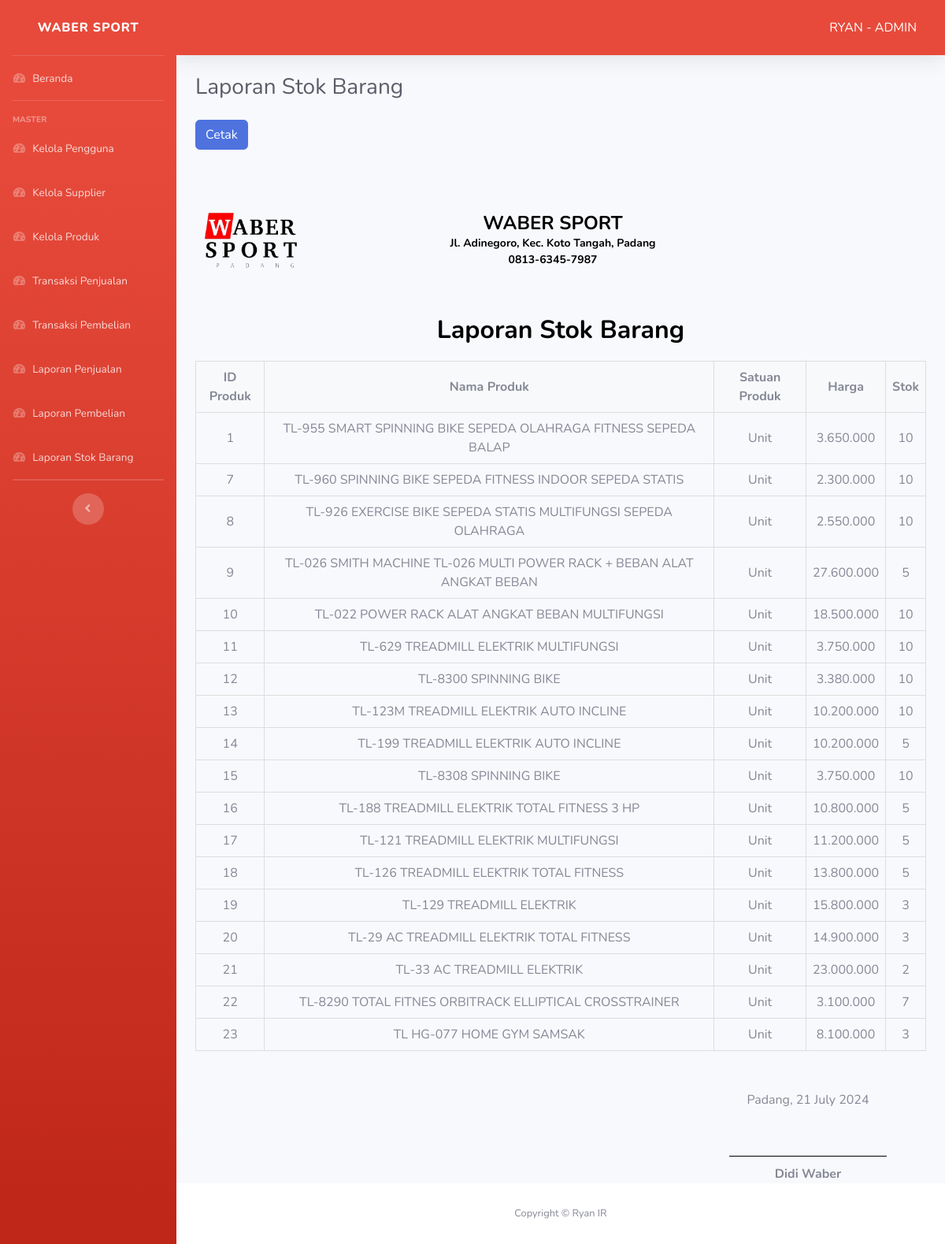
/pages/admin/laporan-stok-barang.php (signed in), run on the app's committed database.
### tables this page shows
CREATE TABLE `produk` (
  `id_produk` int(11) NOT NULL,
  `nama_produk` varchar(100) NOT NULL,
  `satuan_produk` varchar(20) NOT NULL,
  `harga` decimal(10,2) NOT NULL,
  `stok` int(11) NOT NULL
);

### pages/admin/laporan-stok-barang.php (the view, shortened to what this page needs)
<?php
include '../../koneksi.php';
$query = "SELECT * FROM produk";
$result = mysqli_query($koneksi, $query);
$produkList = [];
while ($item = mysqli_fetch_assoc($result)) {
    $produkList[] = $item;
}
?>
<!DOCTYPE html>
<html lang="en">
<head>
    <?php include '../../layout/header.php'; ?>
</head>
<body id="page-top">
    <div id="wrapper">
        <?php include '../../layout/sidebar-admin.php'; ?>
        <div id="content-wrapper" class="d-flex flex-column">
            <div id="content">
                <?php include '../../layout/topbar.php'; ?>
                <div class="container-fluid">
                    <div class="d-sm-flex align-items-center justify-content-between mb-4">
                        <h1 class="h3 mb-0 text-gray-800">Laporan Stok Barang</h1>
                    </div>
                    <div class="btn-export">
                        <button id="export-btn" class="btn btn-primary btn-export">Cetak</button>
                    </div>
                    <div id="report-section">
                        <div class="kop-surat">
                            <img src="../../img/waber logo.png" alt="Logo Toko">
                            <div class="header-info" style="margin-left: -190px;">
                                <h1 style="color: black; font-weight: bold;">WABER SPORT</h1>
                                <p style="color: black; font-weight: bold;">Jl. Adinegoro, Kec. Koto Tangah, Padang</p>
                                <p style="color: black; font-weight: bold;">0813-6345-7987</p>
                            </div>
                        </div>
                        <h2 class="text-center font-bold text-black">Laporan Stok Barang</h2>
                        <table id="report-table">
                            <thead>
                                <tr>
                                    <th>ID Produk</th>
                                    <th>Nama Produk</th>
                                    <th>Satuan Produk</th>
                                    <th>Harga</th>
                                    <th>Stok</th>
                                </tr>
                            </thead>
                            <tbody>
                                <?php foreach ($produkList as $produk) : ?>
                                    <tr>
                                        <td><?php echo $produk['id_produk']; ?></td>
                                        <td><?php echo $produk['nama_produk']; ?></td>
                                        <td><?php echo $produk['satuan_produk']; ?></td>
                                        <td><?php echo number_format($produk['harga'], 0, ',', '.'); ?></td>
                                        <td><?php echo $produk['stok']; ?></td>
                                    </tr>
                                <?php endforeach; ?>
                            </tbody>
                        </table>
                        <div class="signature-section">
                            <div class="signature">
                                <p>Padang, <?php echo date('d F Y'); ?></p>
                                <div class="signature-space"></div>
                                <p><strong>Didi Waber</strong></p>
                            </div>
                        </div>
                    </div>
                </div>
            </div>
            <?php include '../../layout/footer.php'; ?>
        </div>
    </div>
</body>
</html>

### pages/admin/laporan-stok-barang.php (style rules this page uses)
.btn-export { margin-bottom: 20px; }
.kop-surat { display: flex; align-items: center; justify-content: center; margin-bottom: 20px; height: 150px; text-align: center; }
.kop-surat img { width: 150px; height: auto; margin-right: 20px; }
.header-info { flex: 1; }
.header-info h1, .header-info p { margin: 0; color: black; font-weight: bold; }
.header-info h1 { font-size: 24px; }
.header-info p { font-size: 14px; }
.text-center { text-align: center; }
.font-bold { font-weight: bold; }
.text-black { color: black; }
#report-table { width: 100%; border-collapse: collapse; margin-top: 20px; }
#report-table th, #report-table td { border: 1px solid #ddd; padding: 8px; text-align: center; }
#report-table th { background-color: #f8f9fa; }
.signature-section { margin-top: 50px; text-align: right; }
.signature { display: inline-block; width: 200px; text-align: center; margin-right: 50px; }
.signature p { margin: 0; }
.signature-space { height: 50px; border-bottom: 1px solid #000; margin: 10px 0; }

### data on the page
produk: id_produk "1", nama_produk "TL-955 SMART SPINNING BIKE SEPEDA OLAHRAGA FITNESS SEPEDA BALAP", satuan_produk "Unit", harga "3.650.000", stok "10"
produk: id_produk "7", nama_produk "TL-960 SPINNING BIKE SEPEDA FITNESS INDOOR SEPEDA STATIS", satuan_produk "Unit", harga "2.300.000", stok "10"
produk: id_produk "8", nama_produk "TL-926 EXERCISE BIKE SEPEDA STATIS MULTIFUNGSI SEPEDA OLAHRAGA", satuan_produk "Unit", harga "2.550.000", stok "10"
produk: id_produk "9", nama_produk "TL-026 SMITH MACHINE TL-026 MULTI POWER RACK + BEBAN ALAT ANGKAT BEBAN", satuan_produk "Unit", harga "27.600.000", stok "5"
produk: id_produk "10", nama_produk "TL-022 POWER RACK ALAT ANGKAT BEBAN MULTIFUNGSI", satuan_produk "Unit", harga "18.500.000", stok "10"
produk: id_produk "11", nama_produk "TL-629 TREADMILL ELEKTRIK MULTIFUNGSI", satuan_produk "Unit", harga "3.750.000", stok "10"
produk: id_produk "12", nama_produk "TL-8300 SPINNING BIKE", satuan_produk "Unit", harga "3.380.000", stok "10"
produk: id_produk "13", nama_produk "TL-123M TREADMILL ELEKTRIK AUTO INCLINE", satuan_produk "Unit", harga "10.200.000", stok "10"
produk: id_produk "14", nama_produk "TL-199 TREADMILL ELEKTRIK AUTO INCLINE", satuan_produk "Unit", harga "10.200.000", stok "5"
produk: id_produk "15", nama_produk "TL-8308 SPINNING BIKE", satuan_produk "Unit", harga "3.750.000", stok "10"
produk: id_produk "16", nama_produk "TL-188 TREADMILL ELEKTRIK TOTAL FITNESS 3 HP", satuan_produk "Unit", harga "10.800.000", stok "5"
produk: id_produk "17", nama_produk "TL-121 TREADMILL ELEKTRIK MULTIFUNGSI", satuan_produk "Unit", harga "11.200.000", stok "5"
produk: id_produk "18", nama_produk "TL-126 TREADMILL ELEKTRIK TOTAL FITNESS", satuan_produk "Unit", harga "13.800.000", stok "5"
produk: id_produk "19", nama_produk "TL-129 TREADMILL ELEKTRIK", satuan_produk "Unit", harga "15.800.000", stok "3"
produk: id_produk "20", nama_produk "TL-29 AC TREADMILL ELEKTRIK TOTAL FITNESS", satuan_produk "Unit", harga "14.900.000", stok "3"
produk: id_produk "21", nama_produk "TL-33 AC TREADMILL ELEKTRIK", satuan_produk "Unit", harga "23.000.000", stok "2"
produk: id_produk "22", nama_produk "TL-8290 TOTAL FITNES ORBITRACK ELLIPTICAL CROSSTRAINER", satuan_produk "Unit", harga "3.100.000", stok "7"
produk: id_produk "23", nama_produk "TL HG-077 HOME GYM SAMSAK", satuan_produk "Unit", harga "8.100.000", stok "3"

### other printed values
$_SESSION['nama'] "RYAN"
$_SESSION['jabatan'] "ADMIN"
